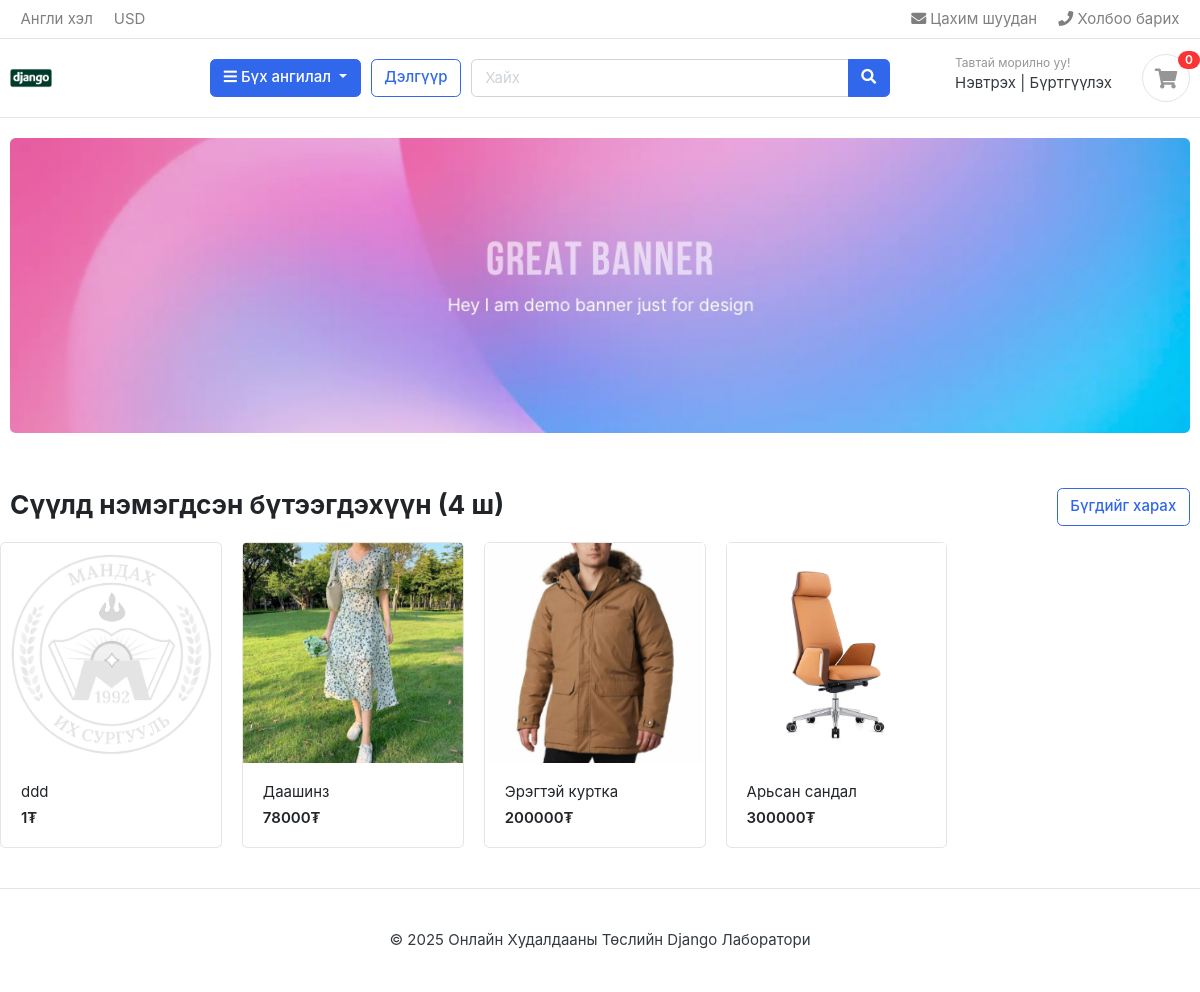
The page / on the database its author committed.
### shop_app/models.py (models this page shows, shortened)
class Product(models.Model):
    product_name = models.CharField(max_length=200, unique=True)
    slug = models.SlugField(max_length=200, unique=True)
    description = models.TextField(max_length=500, blank=True)
    price = models.IntegerField()
    images = models.ImageField(upload_to='images/products')
    stock = models.IntegerField()
    is_available = models.BooleanField(default=True)
    category = models.ForeignKey(Category, on_delete=models.CASCADE)
    created_date = models.DateTimeField(auto_now_add=True)
    modified_date = models.DateTimeField(auto_now=True)
    class Meta:
        db_table = "tbl_products"

### shop_app/views.py (the view)
# urls.py: path("", views.index, name="index"),
def index(request):
    products = Product.objects.order_by('-created_date')[:4]
    return render(request, 'index.html', {'products': products, 'count': products.count()})

### lab2Template/contextProcessors.py (called while the page is built)
def categoriesProcessor(request):
    categories = Category.objects.all()
    return {'categories': categories}

### templates/index.html (shortened to what this page needs)
{% extends "base.html" %}
{% load static %}
{% block content %}
<section class="section-intro padding-y-sm">
<div class="container">
	<div class="intro-banner-wrap">
	<img src="{% static 'images/banners/1.jpg' %}" class="img-fluid rounded" alt="Нүүр хуудасны баннер">
	</div>
</div>
</section>
<section class="section-name padding-y-sm">
<div class="container">
<header class="section-heading">
	<a href="{% url 'store' %}" class="btn btn-outline-primary float-right">Бүгдийг харах</a>
	<h3 class="section-title">Сүүлд нэмэгдсэн бүтээгдэхүүн ({{ count }} ш)</h3>
</header>
<div class="row">
	<div class="row">
		{% for p in products %}
		  <div class="col-md-3">
			<div class="card card-product-grid">
			  <a href="{% url 'product_detail' %}" class="img-wrap">
				<img src="{{ p.images.url }}" alt="{{ p.product_name }}" class="img-fluid">
			  </a>
			  <figcaption class="info-wrap">
				<a href="{% url 'product_detail' %}/{{ p.slug }}" class="title">{{ p.product_name }}</a>
				<div class="price mt-1">{{ p.price }}₮</div>
			  </figcaption>
			</div>
		  </div>
		{% endfor %}
	</div>
</div>
</div>
</section>
{% endblock %}

### templates/base.html (shortened to what this page needs)
{% load static %}
<!DOCTYPE HTML>
<html lang="mn">
<head>
<link href="{% static 'css/bootstrap.css' %}" rel="stylesheet" type="text/css"/>
<link href="{% static 'fonts/fontawesome/css/all.min.css' %}" type="text/css" rel="stylesheet">
<link href="{% static 'css/ui.css' %}" rel="stylesheet" type="text/css"/>
<link href="{% static 'css/responsive.css' %}" rel="stylesheet" media="only screen and (max-width: 1200px)" />
</head>
<body>
<header class="section-header">
<nav class="navbar p-md-0 navbar-expand-sm navbar-light border-bottom">
<div class="container">
  <div class="collapse navbar-collapse" id="navbarTop4">
    <ul class="navbar-nav mr-auto">
    	<li class="nav-item dropdown">
		 	<a href="#" class="nav-link">Англи хэл</a>
		</li>
		<li class="nav-item dropdown">
			<a href="#" class="nav-link">USD</a>
		</li>
    </ul>
    <ul class="navbar-nav">
		<li><a href="#" class="nav-link"> <i class="fa fa-envelope"></i> Цахим шуудан </a></li>
		<li><a href="#" class="nav-link"> <i class="fa fa-phone"></i> Холбоо барих </a></li>
	</ul>
  </div>
</div>
</nav>
<section class="header-main border-bottom">
	<div class="container">
<div class="row align-items-center">
	<div class="col-lg-2 col-md-3 col-6">
		<a href="/" class="brand-wrap">
			<img class="logo" src="{% static 'images/logo.png' %}" alt="Лого">
		</a>
	</div>
	<div class="col-lg col-sm col-md col-6 flex-grow-0">
		<div class="category-wrap dropdown d-inline-block float-right">
			<button type="button" class="btn btn-primary dropdown-toggle" data-toggle="dropdown" aria-expanded="false">
				<i class="fa fa-bars"></i> Бүх ангилал
			</button>
		</div>
	</div>
	<a href="{% url 'store' %}" class="btn btn-outline-primary">Дэлгүүр</a>
	<div class="col-lg  col-md-6 col-sm-12 col">
		<form action="#" class="search">
			<div class="input-group w-100">
			    <input type="text" class="form-control" style="width:60%;" placeholder="Хайх">
			    <div class="input-group-append">
			      <button class="btn btn-primary" type="submit">
			        <i class="fa fa-search"></i>
			      </button>
			    </div>
		    </div>
		</form>
	</div>
	<div class="col-lg-3 col-sm-6 col-8 order-2 order-lg-3">
		<div class="d-flex justify-content-end mb-3 mb-lg-0">
			<div class="widget-header">
				<small class="title text-muted">Тавтай морилно уу!</small>
				<div>
					<a href="{% url 'signin' %}">Нэвтрэх</a> <span class="dark-transp"> | </span>
					<a href="{% url 'register' %}">Бүртгүүлэх</a>
				</div>
			</div>
			<a href="{% url 'cart' %}" class="widget-header pl-3 ml-3">
				<div class="icon icon-sm rounded-circle border"><i class="fa fa-shopping-cart"></i></div>
				<span class="badge badge-pill badge-danger notify">0</span>
			</a>
		</div>
	</div>
</div>
	</div>
</section>
</header>
<main>
    {% block content %}{% endblock %}
</main>
<footer class="section-footer border-top padding-y">
    <div class="container">
      <p class="text-center"> &copy; 2025 Онлайн Худалдааны Төслийн Django Лаборатори</p>
    </div>
</footer>
</body>
</html>

### static/css/ui.css (style rules this page uses)
html { font-family: "Inter", sans-serif; font-size: 15px; }
.img-wrap { text-align: center; display: block; }
.img-wrap img { max-width: 100%; }
.icon-xs, .icon-sm, .icon-md, .icon-lg { display: inline-block; text-align: center; flex-shrink: 0; flex-grow: 0; }
.icon-sm { width: 48px; height: 48px; line-height: 48px !important; font-size: 20px; }
.padding-y { padding-top: 40px; padding-bottom: 40px; }
.padding-y-sm { padding-top: 20px; padding-bottom: 20px; }
.section-heading { margin-bottom: 20px; margin-top: 15px; }
.section-title { color: #212529; }
p:last-child { margin-bottom: 0; }
.header-main { position: relative; padding-top: 1rem; padding-bottom: 1rem; }
.brand-wrap .logo, .navbar-brand .logo { margin-right: 7px; max-height: 42px; display: inline-block; }
.widget-header { display: inline-block; vertical-align: middle; position: relative; }
.widget-header a { color: #343a40; }
.widget-header i { color: #969696; }
.widget-header .title { display: block; }
.widget-header .notify { position: absolute; top: -3px; right: -10px; }
[class*=card-product] a.title { color: #212529; display: block; }
[class*=card-product] .img-wrap { overflow: hidden; position: relative; }
[class*=card-product] .img-wrap img { height: 100%; max-width: 100%; width: auto; display: inline-block; -o-object-fit: cover; object-fit: cover; }
.card-product-grid { margin-bottom: 20px; }
.card-product-grid .img-wrap { border-radius: 0.2rem 0.2rem 0 0; height: 220px; }
.card-product-grid .info-wrap { overflow: hidden; padding: 18px 20px; }
.card .img-wrap { overflow: hidden; }
.notify { position: absolute; top: -4px; right: -10px; display: inline-block; padding: 0.25em 0.6em; font-size: 12px; line-height: 1; text-align: center; border-radius: 3rem; color: #fff; background-color: #fa3434; }
.price { font-weight: 600; color: #212529; }

### rows shown on the page
Product: images (picture), product_name "ddd", price "1"
Product: images (picture), product_name "Даашинз", price "78000"
Product: images (picture), product_name "Эрэгтэй куртка", price "200000"
Product: images (picture), product_name "Арьсан сандал", price "300000"

### other values the page prints
{{ count }} "4"
